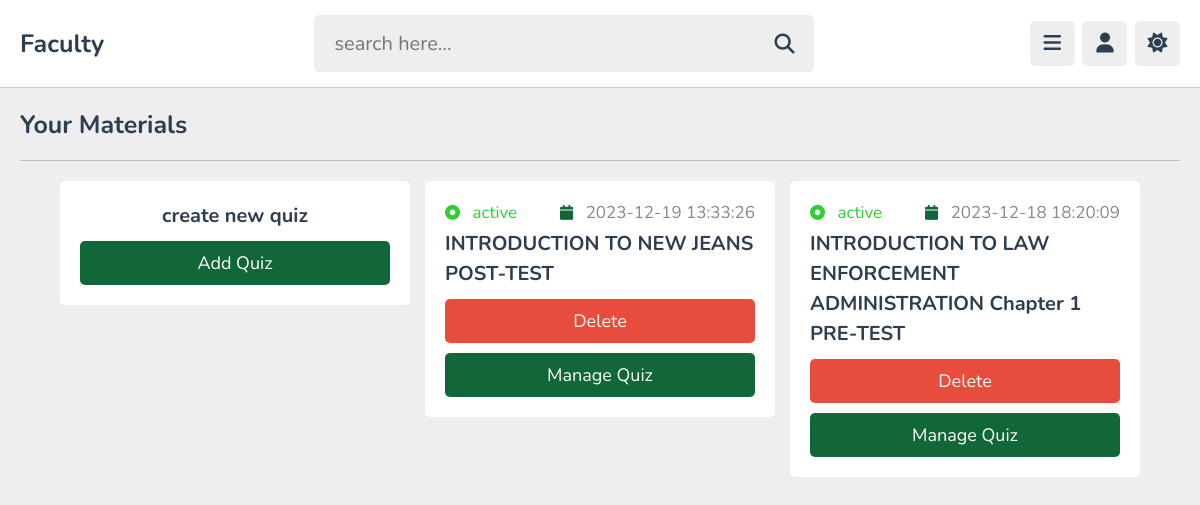
Before: /teacher/quizzes.php (signed in) with the older database file.
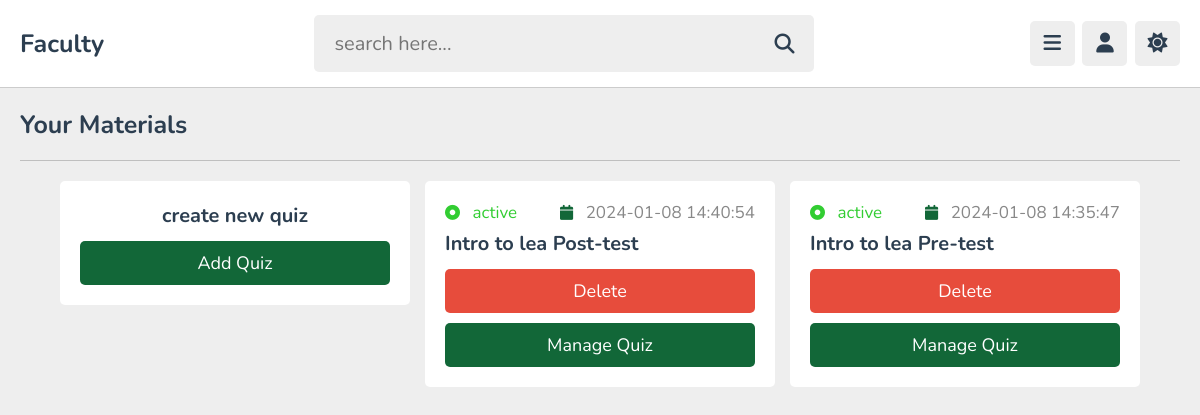
After: the same page with the newer database file.
### tables this page shows
CREATE TABLE `tbl_quiz` (
  `quiz_id` int(11) NOT NULL,
  `lesson_id` int(11) NOT NULL,
  `status` varchar(50) NOT NULL,
  `quiz_title` text NOT NULL,
  `quiz_description` text NOT NULL,
  `quiz_type` varchar(100) NOT NULL,
  `numberOfItems` int(11) NOT NULL,
  `passingScore` int(11) NOT NULL,
  `retryAfter` int(11) NOT NULL,
  `quiz_created` datetime NOT NULL,
  `last_updated` datetime NOT NULL
);

### teacher/quizzes.php (the view, shortened to what this page needs)
<?php
include '../includes/connection.php';
if (isset($_SESSION['teacher_id'])) {
    $teacher_id = $_SESSION['teacher_id'];
} else {
    $teacher_id = '';
    header('location:index.php');
}
?>
<!DOCTYPE html>
<html lang="en">
<head>
    <link rel="stylesheet" href="https://cdnjs.cloudflare.com/ajax/libs/font-awesome/6.2.0/css/all.min.css">
    <link rel="stylesheet" href="styles/main_style.css">
</head>
<body>
    <?php include '../includes/teacher_header.php'; ?>
    <section class="contents">
        <h1 class="heading">your materials</h1>
        <div class="box-container">
            <div class="box" style="text-align: center;">
                <h3 class="title" style="margin-bottom: .5rem;">create new quiz</h3>
                <a href="add_quiz.php" class="btn">add quiz</a>
            </div>
            <?php
            $itemsPerPageMaterials = 3;
            $pageMaterials = isset($_GET['pageMaterials']) ? $_GET['pageMaterials'] : 1;
            $offsetMaterials = ($pageMaterials - 1) * $itemsPerPageMaterials;
            $select_quiz = $conn->prepare("SELECT q.*, l.teacher_id
            FROM tbl_quiz q
            INNER JOIN tbl_lessons l ON q.lesson_id = l.lesson_id
            WHERE l.teacher_id = ?
            ORDER BY q.quiz_created DESC
            LIMIT $offsetMaterials, $itemsPerPageMaterials");
            $select_quiz->execute([$teacher_id]);
            if ($select_quiz->rowCount() > 0) {
                while ($fetch_quizzes = $select_quiz->fetch(PDO::FETCH_ASSOC)) {
                    $material_id = $fetch_quizzes['quiz_id'];
                    ?>
                    <div class="box">
                        <div class="flex">
                            <div>
                                <i class="fas fa-dot-circle" style="<?php
                                if ($fetch_quizzes['status'] == 'active') {
                                    echo 'color:limegreen';
                                } else {
                                    echo 'color:red';
                                } ?>"></i>
                                <span style="<?php
                                if ($fetch_quizzes['status'] == 'active') {
                                    echo 'color:limegreen';
                                } else {
                                    echo 'color:red';
                                } ?>">
                                    <?= $fetch_quizzes['status']; ?>
                                </span>
                            </div>
                            <div>
                                <i class="fas fa-calendar"></i>
                                <span>
                                    <?= $fetch_quizzes['quiz_created']; ?>
                                </span>
                            </div>
                        </div>
                        <h3 class="title">
                            <?= $fetch_quizzes['quiz_title']; ?>
                        </h3>
                        <form action="" method="post" class="flex-btn">
                            <input type="submit" value="delete" class="delete-btn"
                                onclick="return confirm('remove this quiz?');" name="delete_material">
                        </form>
                        <a href="manage_quiz.php?quiz_id=<?= $material_id; ?>" class="btn">manage quiz</a>
                    </div>
                    <?php
                }
            } else {
                echo '<p class="empty">no quizzes made yet!</p>';
            }
            ?>
        </div>
    </section>
</body>
</html>

### includes/teacher_header.php (shortened to what this page needs)
<header class="header">
    <section class="flex">
        <a href="dashboard.php" class="logo">Faculty</a>
        <form action="search_page.php" method="post" class="search-form">
            <input type="text" name="search" placeholder="search here..." required maxlength="100">
            <button type="submit" class="fas fa-search" name="search_btn"></button>
        </form>
        <div class="icons">
            <div id="menu-btn" class="fas fa-bars"></div>
            <div id="user-btn" class="fas fa-user"></div>
            <div id="toggle-btn" class="fas fa-sun"></div>
        </div>
    </section>
</header>

### teacher/styles/main_style.css (style rules this page uses)
:root { --main-color: #126738; --red: #e74c3c; --hover_button: #df2612; --oragen: #f39c12; --white: #fff; --black: #2c3e50; --light-color: #888; --light-bg: #eee; --border: .1rem solid rgba(0, 0, 0, .2); }
* { font-family: 'Nunito', sans-serif; margin: 0; padding: 0; box-sizing: border-box; outline: none; border: none; text-decoration: none; }
html { font-size: 62.5%; overflow-x: hidden; }
body { background-color: var(--light-bg); padding-left: 30rem; }
section { padding: 2rem; max-width: 1200px; margin: 0 auto; }
.btn, .option-btn, .delete-btn, .inline-btn, .inline-option-btn, .inline-delete-btn { border-radius: .5rem; padding: 1rem 3rem; font-size: 1.8rem; color: #fff; margin-top: 1rem; text-transform: capitalize; cursor: pointer; text-align: center; }
.btn, .option-btn, .delete-btn { display: block; width: 100%; }
.btn, .inline-btn { background-color: var(--main-color); }
.delete-btn, .inline-delete-btn { background-color: var(--red); }
.flex-btn { display: flex; gap: 1rem; }
.heading { padding-bottom: 1.8rem; border-bottom: var(--border); font-size: 2.5rem; color: var(--black); text-transform: capitalize; margin-bottom: 2rem; }
.header { background-color: var(--white); border-bottom: var(--border); position: sticky; top: 0; left: 0; right: 0; z-index: 1000; }
.header .flex { padding: 1.5rem 2rem; position: relative; display: flex; align-items: center; justify-content: space-between; }
.header .flex .logo { font-size: 2.5rem; color: var(--black); font-weight: bolder; }
.header .flex .search-form { width: 50rem; border-radius: .5rem; display: flex; align-items: center; gap: 2rem; padding: 1.5rem 2rem; background-color: var(--light-bg); }
.header .flex .search-form input { width: 100%; background: none; font-size: 2rem; color: var(--black); }
.header .flex .search-form button { font-size: 2rem; color: var(--black); cursor: pointer; background: none; }
.header .flex .icons div { font-size: 2rem; color: var(--black); border-radius: .5rem; height: 4.5rem; cursor: pointer; width: 4.5rem; line-height: 4.4rem; background-color: var(--light-bg); text-align: center; margin-left: .5rem; }
.contents .box-container { display: grid; grid-template-columns: repeat(auto-fit, 35rem); align-items: flex-start; justify-content: center; gap: 1.5rem; }
.contents .box-container .box { border-radius: .5rem; background-color: var(--white); padding: 2rem; overflow-x: hidden; }
.contents .box-container .box .flex { display: flex; align-items: center; justify-content: space-between; gap: 1.5rem; margin-bottom: .5rem; }
.contents .box-container .box .flex i { font-size: 1.5rem; color: var(--main-color); margin-right: 1rem; }
.contents .box-container .box .flex span { color: var(--light-color); font-size: 1.7rem; }
.contents .box-container .box .title { font-size: 2rem; color: var(--black); line-height: 1.5; text-overflow: ellipsis; overflow-x: hidden; }
@media (max-width:1200px) { body { padding-left: 0; } }

Changed rows visible on the page:
removed tbl_quiz: status "active", quiz_created "2023-12-19 13:33:26", quiz_title "INTRODUCTION TO NEW JEANS POST-TEST"
removed tbl_quiz: status "active", quiz_created "2023-12-18 18:20:09", quiz_title "INTRODUCTION TO LAW ENFORCEMENT ADMINISTRATION Chapter 1 PRE-TEST"
added tbl_quiz: status "active", quiz_created "2024-01-08 14:40:54", quiz_title "Intro to lea Post-test"
added tbl_quiz: status "active", quiz_created "2024-01-08 14:35:47", quiz_title "Intro to lea Pre-test"
